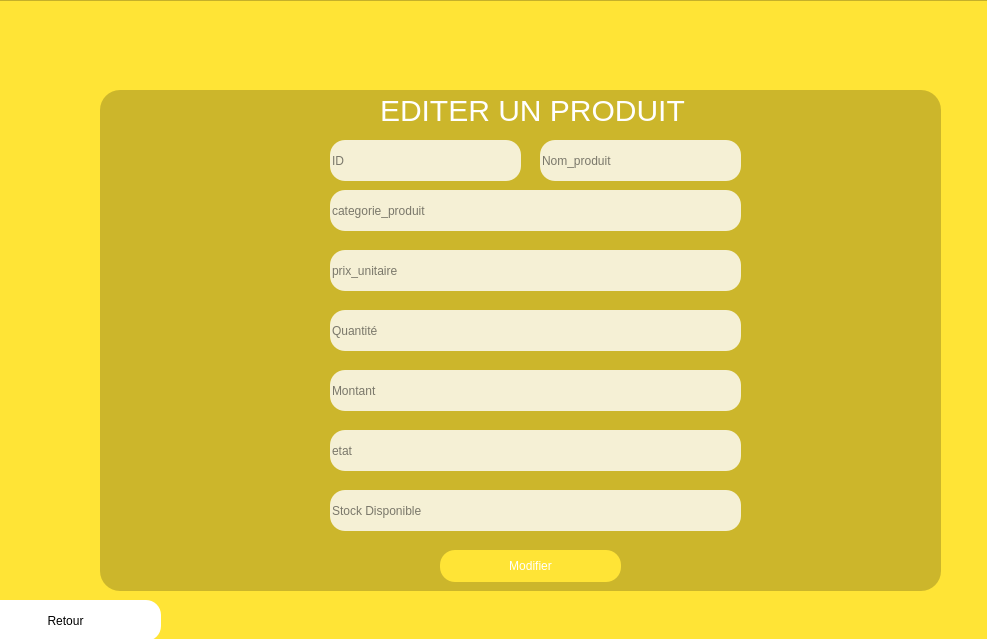
<?xml version="1.0" encoding="UTF-8"?>
<ui version="4.0">
 <class>EditerProduit</class>
 <widget class="QMainWindow" name="EditerProduit">
  <property name="geometry">
   <rect>
    <x>0</x>
    <y>0</y>
    <width>987</width>
    <height>639</height>
   </rect>
  </property>
  <property name="windowTitle">
   <string>MainWindow</string>
  </property>
  <widget class="QWidget" name="centralwidget">
   <widget class="QFrame" name="frame">
    <property name="geometry">
     <rect>
      <x>-290</x>
      <y>0</y>
      <width>1281</width>
      <height>801</height>
     </rect>
    </property>
    <property name="styleSheet">
     <string notr="true">background-color: rgb(255,228,54)</string>
    </property>
    <property name="frameShape">
     <enum>QFrame::StyledPanel</enum>
    </property>
    <property name="frameShadow">
     <enum>QFrame::Raised</enum>
    </property>
    <widget class="QFrame" name="frame_haut">
     <property name="geometry">
      <rect>
       <x>0</x>
       <y>9</y>
       <width>1271</width>
       <height>71</height>
      </rect>
     </property>
     <property name="styleSheet">
      <string notr="true">border:none;</string>
     </property>
     <property name="frameShape">
      <enum>QFrame::StyledPanel</enum>
     </property>
     <property name="frameShadow">
      <enum>QFrame::Raised</enum>
     </property>
     <widget class="QPushButton" name="pushButton">
      <property name="geometry">
       <rect>
        <x>1170</x>
        <y>0</y>
        <width>91</width>
        <height>81</height>
       </rect>
      </property>
      <property name="text">
       <string/>
      </property>
      <property name="icon">
       <iconset>
        <normaloff>../fermerIcon-removebg-preview.png</normaloff>../fermerIcon-removebg-preview.png</iconset>
      </property>
      <property name="iconSize">
       <size>
        <width>60</width>
        <height>80</height>
       </size>
      </property>
     </widget>
     <widget class="QPushButton" name="pushButton_2">
      <property name="geometry">
       <rect>
        <x>1080</x>
        <y>10</y>
        <width>91</width>
        <height>61</height>
       </rect>
      </property>
      <property name="text">
       <string/>
      </property>
      <property name="icon">
       <iconset>
        <normaloff>../pngtree-fullscreen--icon-in-trendy-style-isolated-background-png-image_1566064-removebg-preview.png</normaloff>../pngtree-fullscreen--icon-in-trendy-style-isolated-background-png-image_1566064-removebg-preview.png</iconset>
      </property>
      <property name="iconSize">
       <size>
        <width>60</width>
        <height>80</height>
       </size>
      </property>
     </widget>
     <widget class="QPushButton" name="pushButton_3">
      <property name="geometry">
       <rect>
        <x>970</x>
        <y>10</y>
        <width>101</width>
        <height>61</height>
       </rect>
      </property>
      <property name="text">
       <string/>
      </property>
      <property name="icon">
       <iconset>
        <normaloff>../red-removebg-preview.png</normaloff>../red-removebg-preview.png</iconset>
      </property>
      <property name="iconSize">
       <size>
        <width>60</width>
        <height>80</height>
       </size>
      </property>
     </widget>
    </widget>
    <widget class="QFrame" name="frame_3">
     <property name="geometry">
      <rect>
       <x>390</x>
       <y>90</y>
       <width>841</width>
       <height>501</height>
      </rect>
     </property>
     <property name="styleSheet">
      <string notr="true">background-color:rgba(0,0,0,0.2);
border-radius:20px;
</string>
     </property>
     <property name="frameShape">
      <enum>QFrame::StyledPanel</enum>
     </property>
     <property name="frameShadow">
      <enum>QFrame::Raised</enum>
     </property>
     <widget class="QPushButton" name="pushButton_11">
      <property name="geometry">
       <rect>
        <x>340</x>
        <y>460</y>
        <width>181</width>
        <height>32</height>
       </rect>
      </property>
      <property name="styleSheet">
       <string notr="true">QPushButton{
background-color:#FFE436;
border-top-left-radius:20px;
border-bottom-left-radius:20px;
color:rgb(255,255,255);
font:77 21pt &quot;metropolis&quot;;
border-radius:15px


}
QPushButton:hover{
background-color:white;
border-radius:15px;
color:rgb(0,0,0);
font:77 18pt &quot;metropolis&quot;;


}
</string>
      </property>
      <property name="text">
       <string>Modifier</string>
      </property>
     </widget>
     <widget class="QLabel" name="label_14">
      <property name="geometry">
       <rect>
        <x>280</x>
        <y>0</y>
        <width>371</width>
        <height>41</height>
       </rect>
      </property>
      <property name="styleSheet">
       <string notr="true">background-color:none;
border:none;
font:90 30pt &quot;metropolis&quot;;
font-size:30px;
color:white</string>
      </property>
      <property name="text">
       <string>EDITER UN PRODUIT</string>
      </property>
     </widget>
     <widget class="QLineEdit" name="lineEdit_28">
      <property name="geometry">
       <rect>
        <x>230</x>
        <y>280</y>
        <width>411</width>
        <height>41</height>
       </rect>
      </property>
      <property name="styleSheet">
       <string notr="true">border-radius:15px;
color:black;
background-color:rgba(255,255,255,0.8)

</string>
      </property>
      <property name="placeholderText">
       <string>Montant</string>
      </property>
     </widget>
     <widget class="QLineEdit" name="lineEdit_27">
      <property name="geometry">
       <rect>
        <x>230</x>
        <y>220</y>
        <width>411</width>
        <height>41</height>
       </rect>
      </property>
      <property name="styleSheet">
       <string notr="true">border-radius:15px;
color:black;
background-color:rgba(255,255,255,0.8)

</string>
      </property>
      <property name="placeholderText">
       <string>Quantité</string>
      </property>
     </widget>
     <widget class="QLineEdit" name="lineEdit_36">
      <property name="geometry">
       <rect>
        <x>230</x>
        <y>50</y>
        <width>191</width>
        <height>41</height>
       </rect>
      </property>
      <property name="styleSheet">
       <string notr="true">border-radius:15px;
color:black;
background-color:rgba(255,255,255,0.8)

</string>
      </property>
      <property name="placeholderText">
       <string>ID</string>
      </property>
     </widget>
     <widget class="QLineEdit" name="lineEdit_37">
      <property name="geometry">
       <rect>
        <x>440</x>
        <y>50</y>
        <width>201</width>
        <height>41</height>
       </rect>
      </property>
      <property name="styleSheet">
       <string notr="true">border-radius:15px;
color:black;
background-color:rgba(255,255,255,0.8)

</string>
      </property>
      <property name="placeholderText">
       <string>Nom_produit</string>
      </property>
     </widget>
     <widget class="QLineEdit" name="lineEdit_30">
      <property name="geometry">
       <rect>
        <x>230</x>
        <y>100</y>
        <width>411</width>
        <height>41</height>
       </rect>
      </property>
      <property name="styleSheet">
       <string notr="true">border-radius:15px;
color:black;
background-color:rgba(255,255,255,0.8)

</string>
      </property>
      <property name="placeholderText">
       <string>categorie_produit</string>
      </property>
     </widget>
     <widget class="QLineEdit" name="lineEdit_31">
      <property name="geometry">
       <rect>
        <x>230</x>
        <y>160</y>
        <width>411</width>
        <height>41</height>
       </rect>
      </property>
      <property name="styleSheet">
       <string notr="true">border-radius:15px;
color:black;
background-color:rgba(255,255,255,0.8)

</string>
      </property>
      <property name="placeholderText">
       <string>prix_unitaire</string>
      </property>
     </widget>
     <widget class="QLineEdit" name="lineEdit_29">
      <property name="geometry">
       <rect>
        <x>230</x>
        <y>340</y>
        <width>411</width>
        <height>41</height>
       </rect>
      </property>
      <property name="styleSheet">
       <string notr="true">border-radius:15px;
color:black;
background-color:rgba(255,255,255,0.8)

</string>
      </property>
      <property name="placeholderText">
       <string>etat</string>
      </property>
     </widget>
     <widget class="QLineEdit" name="lineEdit_38">
      <property name="geometry">
       <rect>
        <x>230</x>
        <y>400</y>
        <width>411</width>
        <height>41</height>
       </rect>
      </property>
      <property name="styleSheet">
       <string notr="true">border-radius:15px;
color:black;
background-color:rgba(255,255,255,0.8)

</string>
      </property>
      <property name="placeholderText">
       <string>Stock Disponible</string>
      </property>
     </widget>
    </widget>
    <widget class="QPushButton" name="pushButton_13">
     <property name="geometry">
      <rect>
       <x>260</x>
       <y>600</y>
       <width>191</width>
       <height>41</height>
      </rect>
     </property>
     <property name="styleSheet">
      <string notr="true">background-color:white;
color:black;
border-radius:15px;
font:90 18pt &quot;metropolis&quot;;</string>
     </property>
     <property name="text">
      <string>Retour</string>
     </property>
    </widget>
   </widget>
  </widget>
 </widget>
 <resources>
  <include location="../res.qrc"/>
 </resources>
 <connections/>
</ui>
